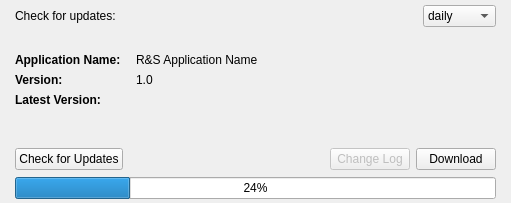
<?xml version="1.0" encoding="UTF-8"?>
<ui version="4.0">
 <class>RsaToolbox::Update</class>
 <widget class="QWidget" name="RsaToolbox::Update">
  <property name="geometry">
   <rect>
    <x>0</x>
    <y>0</y>
    <width>511</width>
    <height>203</height>
   </rect>
  </property>
  <property name="windowTitle">
   <string>Form</string>
  </property>
  <layout class="QVBoxLayout" name="verticalLayout">
   <property name="leftMargin">
    <number>15</number>
   </property>
   <property name="topMargin">
    <number>5</number>
   </property>
   <property name="rightMargin">
    <number>15</number>
   </property>
   <property name="bottomMargin">
    <number>4</number>
   </property>
   <item>
    <widget class="QWidget" name="widget_3" native="true">
     <layout class="QHBoxLayout" name="horizontalLayout_2" stretch="1,0">
      <property name="leftMargin">
       <number>0</number>
      </property>
      <property name="topMargin">
       <number>0</number>
      </property>
      <property name="rightMargin">
       <number>0</number>
      </property>
      <property name="bottomMargin">
       <number>0</number>
      </property>
      <item>
       <widget class="QLabel" name="updateFrequencyLabel">
        <property name="text">
         <string>Check for updates:</string>
        </property>
       </widget>
      </item>
      <item>
       <widget class="QComboBox" name="updateFrequency">
        <item>
         <property name="text">
          <string>daily</string>
         </property>
        </item>
        <item>
         <property name="text">
          <string>weekly</string>
         </property>
        </item>
        <item>
         <property name="text">
          <string>monthly</string>
         </property>
        </item>
        <item>
         <property name="text">
          <string>never</string>
         </property>
        </item>
       </widget>
      </item>
     </layout>
    </widget>
   </item>
   <item>
    <spacer name="verticalSpacer_2">
     <property name="orientation">
      <enum>Qt::Vertical</enum>
     </property>
     <property name="sizeType">
      <enum>QSizePolicy::Fixed</enum>
     </property>
     <property name="sizeHint" stdset="0">
      <size>
       <width>20</width>
       <height>20</height>
      </size>
     </property>
    </spacer>
   </item>
   <item>
    <widget class="QWidget" name="widget" native="true">
     <layout class="QGridLayout" name="gridLayout" columnstretch="0,1">
      <property name="leftMargin">
       <number>0</number>
      </property>
      <property name="topMargin">
       <number>0</number>
      </property>
      <property name="rightMargin">
       <number>0</number>
      </property>
      <property name="bottomMargin">
       <number>0</number>
      </property>
      <property name="horizontalSpacing">
       <number>15</number>
      </property>
      <item row="0" column="0">
       <widget class="QLabel" name="nameLabel">
        <property name="font">
         <font>
          <weight>75</weight>
          <bold>true</bold>
         </font>
        </property>
        <property name="text">
         <string>Application Name:</string>
        </property>
       </widget>
      </item>
      <item row="0" column="1">
       <widget class="QLabel" name="name">
        <property name="text">
         <string>R&amp;S Application Name</string>
        </property>
       </widget>
      </item>
      <item row="1" column="0">
       <widget class="QLabel" name="versionLabel">
        <property name="font">
         <font>
          <weight>75</weight>
          <bold>true</bold>
         </font>
        </property>
        <property name="text">
         <string>Version:</string>
        </property>
       </widget>
      </item>
      <item row="1" column="1">
       <widget class="QLabel" name="version">
        <property name="text">
         <string>1.0</string>
        </property>
       </widget>
      </item>
      <item row="2" column="0">
       <widget class="QLabel" name="latestVersionLabel">
        <property name="font">
         <font>
          <weight>75</weight>
          <bold>true</bold>
         </font>
        </property>
        <property name="text">
         <string>Latest Version:</string>
        </property>
       </widget>
      </item>
      <item row="2" column="1">
       <widget class="QLabel" name="latestVersion">
        <property name="text">
         <string/>
        </property>
       </widget>
      </item>
     </layout>
    </widget>
   </item>
   <item>
    <spacer name="verticalSpacer">
     <property name="orientation">
      <enum>Qt::Vertical</enum>
     </property>
     <property name="sizeHint" stdset="0">
      <size>
       <width>20</width>
       <height>44</height>
      </size>
     </property>
    </spacer>
   </item>
   <item>
    <widget class="RsaToolbox::ErrorLabel" name="error" native="true"/>
   </item>
   <item>
    <widget class="QWidget" name="widget_2" native="true">
     <layout class="QHBoxLayout" name="horizontalLayout">
      <property name="leftMargin">
       <number>0</number>
      </property>
      <property name="topMargin">
       <number>0</number>
      </property>
      <property name="rightMargin">
       <number>0</number>
      </property>
      <property name="bottomMargin">
       <number>0</number>
      </property>
      <item>
       <widget class="QPushButton" name="checkForUpdates">
        <property name="text">
         <string>Check for Updates</string>
        </property>
       </widget>
      </item>
      <item>
       <spacer name="horizontalSpacer">
        <property name="orientation">
         <enum>Qt::Horizontal</enum>
        </property>
        <property name="sizeHint" stdset="0">
         <size>
          <width>102</width>
          <height>20</height>
         </size>
        </property>
       </spacer>
      </item>
      <item>
       <widget class="QPushButton" name="changeLog">
        <property name="enabled">
         <bool>false</bool>
        </property>
        <property name="text">
         <string>Change Log</string>
        </property>
       </widget>
      </item>
      <item>
       <widget class="QPushButton" name="download">
        <property name="text">
         <string>Download</string>
        </property>
       </widget>
      </item>
     </layout>
    </widget>
   </item>
   <item>
    <spacer name="verticalSpacer_3">
     <property name="orientation">
      <enum>Qt::Vertical</enum>
     </property>
     <property name="sizeType">
      <enum>QSizePolicy::Fixed</enum>
     </property>
     <property name="sizeHint" stdset="0">
      <size>
       <width>20</width>
       <height>1</height>
      </size>
     </property>
    </spacer>
   </item>
   <item>
    <widget class="QProgressBar" name="progressBar">
     <property name="value">
      <number>24</number>
     </property>
    </widget>
   </item>
  </layout>
 </widget>
 <customwidgets>
  <customwidget>
   <class>RsaToolbox::ErrorLabel</class>
   <extends>QWidget</extends>
   <header>ErrorLabel.h</header>
   <container>1</container>
  </customwidget>
 </customwidgets>
 <resources/>
 <connections/>
</ui>
